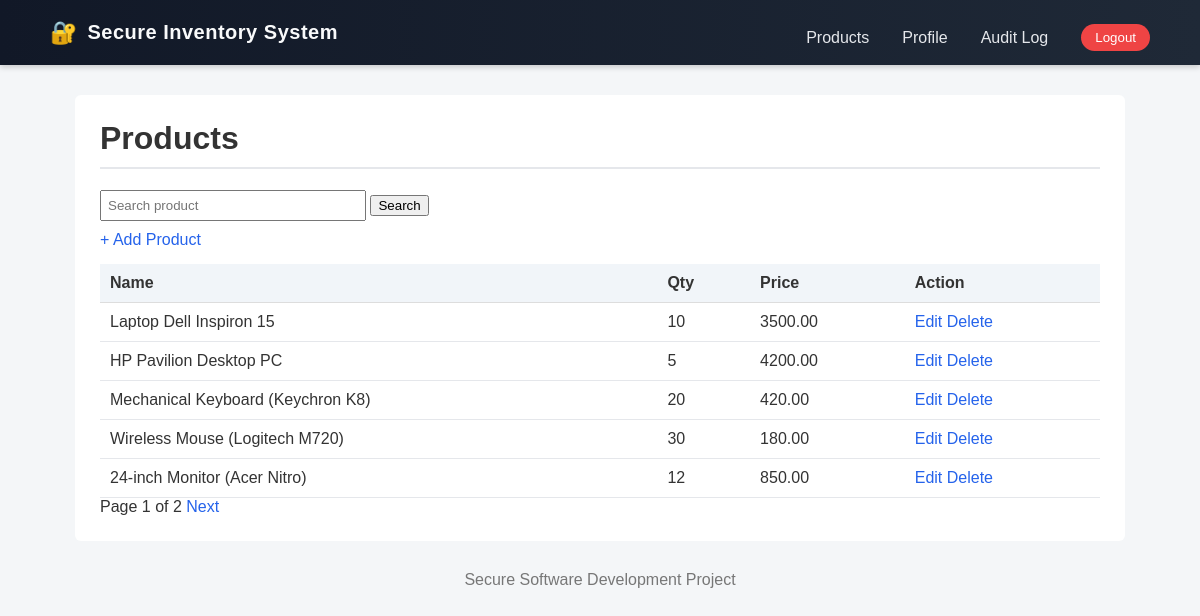
Screenshot of /products/ (signed in) with the database file from the repository.
### inventory/models.py (models this page shows, shortened)
class Product(models.Model):
    name = models.CharField(max_length=100)
    quantity = models.PositiveIntegerField()
    price = models.DecimalField(max_digits=10, decimal_places=2)

### inventory/views.py (the view)
# urls.py: path('products/', product_list),
@login_required
def product_list(request):
    search = request.GET.get('search', '')
    products = Product.objects.filter(name__icontains=search)
    paginator = Paginator(products, 5)
    page_number = request.GET.get('page')
    page_obj = paginator.get_page(page_number)
    return render(request, 'inventory/product_list.html', {
        'page_obj': page_obj,
        'search': search
    })

### templates/inventory/product_list.html (shortened to what this page needs)
{% extends "base.html" %}
{% block content %}
<h1>Products</h1>
<form method="get">
    <input name="search" value="{{ search }}" placeholder="Search product">
    <button>Search</button>
</form>
{% if user.is_staff %}
<a href="/products/add/">+ Add Product</a>
{% endif %}
<table>
<tr><th>Name</th><th>Qty</th><th>Price</th>{% if user.is_staff %}<th>Action</th>{% endif %}</tr>
{% for p in page_obj %}
<tr>
<td>{{ p.name }}</td>
<td>{{ p.quantity }}</td>
<td>{{ p.price }}</td>
{% if user.is_staff %}
<td>
<a href="/products/edit/{{ p.id }}/">Edit</a>
<a href="/products/delete/{{ p.id }}/"
   onclick="return confirm('Are you sure you want to delete this product?');">
   Delete
</a>
</td>
{% endif %}
</tr>
{% endfor %}
</table>
<div>
Page {{ page_obj.number }} of {{ page_obj.paginator.num_pages }}
{% if page_obj.has_next %}
<a href="?page={{ page_obj.next_page_number }}&search={{ search }}">Next</a>
{% endif %}
</div>
{% endblock %}

### static/style.css (style rules this page uses)
body { font-family: Arial, Helvetica, sans-serif; margin: 0; background-color: #f4f6f8; color: #333; }
table { width: 100%; border-collapse: collapse; }
td, th { padding: 8px; border-bottom: 1px solid #ddd; }
a { text-decoration: none; color: #2563eb; }
h1 { margin-top: 0; border-bottom: 2px solid #e5e7eb; padding-bottom: 10px; }
table { width: 100%; border-collapse: collapse; margin-top: 15px; }
table th { background-color: #f1f5f9; text-align: left; padding: 10px; }
table td { padding: 10px; border-bottom: 1px solid #e5e7eb; }
form input { padding: 6px; margin-bottom: 10px; width: 250px; }

### rows the page displays
Product: name "Laptop Dell Inspiron 15", quantity "10", price "3500.00"
Product: name "HP Pavilion Desktop PC", quantity "5", price "4200.00"
Product: name "Mechanical Keyboard (Keychron K8)", quantity "20", price "420.00"
Product: name "Wireless Mouse (Logitech M720)", quantity "30", price "180.00"
Product: name "24-inch Monitor (Acer Nitro)", quantity "12", price "850.00"

### other values shown
{{ page_obj.number }} "1"
{{ page_obj.paginator.num_pages }} "2"
